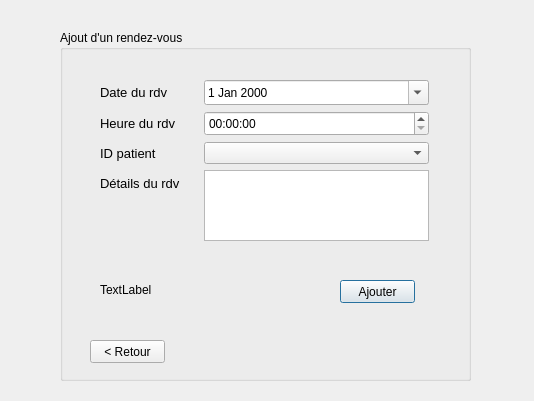
<?xml version="1.0" encoding="UTF-8"?>
<ui version="4.0">
 <class>addrdv</class>
 <widget class="QDialog" name="addrdv">
  <property name="geometry">
   <rect>
    <x>0</x>
    <y>0</y>
    <width>534</width>
    <height>401</height>
   </rect>
  </property>
  <property name="windowTitle">
   <string>Dialog</string>
  </property>
  <widget class="QGroupBox" name="groupBox">
   <property name="geometry">
    <rect>
     <x>60</x>
     <y>30</y>
     <width>411</width>
     <height>351</height>
    </rect>
   </property>
   <property name="title">
    <string>Ajout d'un rendez-vous</string>
   </property>
   <widget class="QPushButton" name="pushButton">
    <property name="geometry">
     <rect>
      <x>280</x>
      <y>250</y>
      <width>75</width>
      <height>23</height>
     </rect>
    </property>
    <property name="text">
     <string>Ajouter</string>
    </property>
   </widget>
   <widget class="QLabel" name="label_5">
    <property name="geometry">
     <rect>
      <x>40</x>
      <y>250</y>
      <width>221</width>
      <height>20</height>
     </rect>
    </property>
    <property name="text">
     <string>TextLabel</string>
    </property>
   </widget>
   <widget class="QPushButton" name="pushButton_3">
    <property name="geometry">
     <rect>
      <x>30</x>
      <y>310</y>
      <width>75</width>
      <height>23</height>
     </rect>
    </property>
    <property name="text">
     <string>&lt; Retour</string>
    </property>
   </widget>
   <widget class="QWidget" name="">
    <property name="geometry">
     <rect>
      <x>40</x>
      <y>50</y>
      <width>329</width>
      <height>161</height>
     </rect>
    </property>
    <layout class="QFormLayout" name="formLayout">
     <item row="0" column="0">
      <widget class="QLabel" name="label">
       <property name="font">
        <font>
         <pointsize>10</pointsize>
        </font>
       </property>
       <property name="text">
        <string>Date du rdv</string>
       </property>
      </widget>
     </item>
     <item row="0" column="1">
      <widget class="QDateEdit" name="dateEdit">
       <property name="minimumSize">
        <size>
         <width>0</width>
         <height>25</height>
        </size>
       </property>
       <property name="calendarPopup">
        <bool>true</bool>
       </property>
      </widget>
     </item>
     <item row="1" column="0">
      <widget class="QLabel" name="label_2">
       <property name="font">
        <font>
         <pointsize>10</pointsize>
        </font>
       </property>
       <property name="text">
        <string>Heure du rdv</string>
       </property>
      </widget>
     </item>
     <item row="1" column="1">
      <widget class="QTimeEdit" name="timeEdit">
       <property name="minimumSize">
        <size>
         <width>0</width>
         <height>25</height>
        </size>
       </property>
      </widget>
     </item>
     <item row="2" column="0">
      <widget class="QLabel" name="label_3">
       <property name="font">
        <font>
         <pointsize>10</pointsize>
        </font>
       </property>
       <property name="text">
        <string>ID patient</string>
       </property>
      </widget>
     </item>
     <item row="2" column="1">
      <widget class="QComboBox" name="comboBox"/>
     </item>
     <item row="3" column="0">
      <widget class="QLabel" name="label_4">
       <property name="font">
        <font>
         <pointsize>10</pointsize>
        </font>
       </property>
       <property name="text">
        <string>Détails du rdv     </string>
       </property>
      </widget>
     </item>
     <item row="3" column="1">
      <widget class="QPlainTextEdit" name="plainTextEdit"/>
     </item>
    </layout>
   </widget>
  </widget>
 </widget>
 <resources/>
 <connections/>
</ui>
